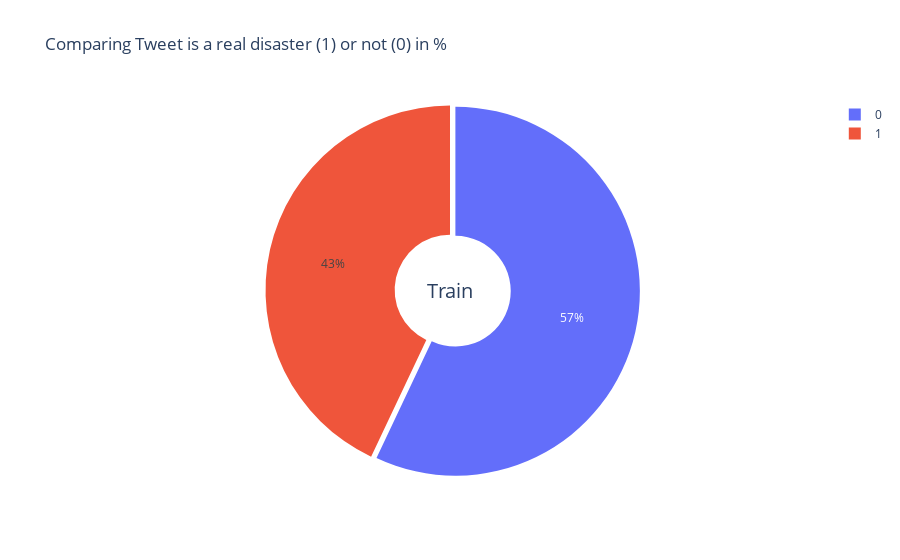

Notebook code for this chart:
### Code cell
counts_train = train.target.value_counts(sort=False)
labels = counts_train.index
values_train = counts_train.values

data = go.Pie(labels=labels, values=values_train ,pull=[0.03, 0])
layout = go.Layout(title='Comparing Tweet is a real disaster (1) or not (0) in %')

fig = go.Figure(data=[data], layout=layout)
fig.update_traces(hole=.3, hoverinfo="label+percent+value")
fig.update_layout(
    # Add annotations in the center of the donut pies.
    annotations=[dict(text='Train', x=0.5, y=0.5, font_size=20, showarrow=False)])
fig.show()

### Figure 1 — Plotly figure (JSON) as saved in the notebook; plotly's stock layout.template omitted (floating-point values rounded to 4 significant figures)
{"data": [{"hole": 0.3, "hoverinfo": "label+percent+value", "labels": [0, 1], "pull": [0.03, 0], "type": "pie", "values": [4342, 3271]}], "layout": {"annotations": [{"font": {"size": 20}, "showarrow": false, "text": "Train", "x": 0.5, "y": 0.5}], "title": {"text": "Comparing Tweet is a real disaster (1) or not (0) in %"}}}
